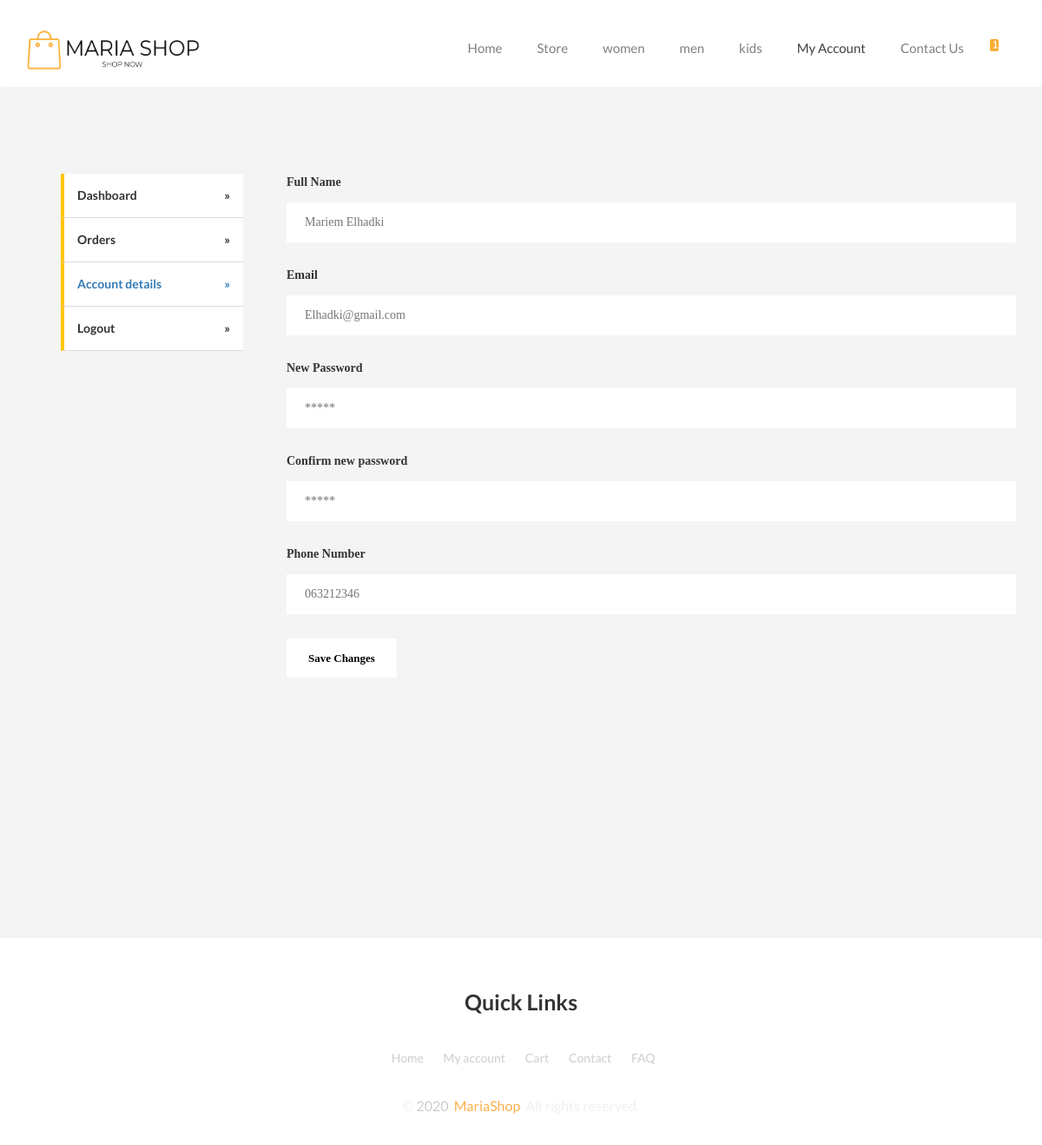
Page /views/AccountDetail.php (signed in) on the committed database.
### tables this page shows
CREATE TABLE `category` (
  `idC` int(11) NOT NULL,
  `nameCategory` varchar(255) NOT NULL
);

### app/database/db.php (called while the page is built, shortened)
<?php
class CRUD extends DB
{
    public function selectAll($table, $condition = [])
    {
        $conn = $this->connect();
        $sql = "SELECT * FROM $table";
        if (empty($condition)) {
            $stmt = $conn->prepare($sql);
            $stmt->execute();
            $records = $stmt->get_result()->fetch_all(MYSQLI_ASSOC);
            return $records;
        } else {
            $i = 0;
            foreach ($condition as $key => $value) {
                if ($i === 0) {
                    $sql = $sql . " WHERE $key=?";
                } else {
                    $sql = $sql . " AND $key=?";
                }
                $i++;
            }
            $stmt = $conn->prepare($sql);
            $value = array_values($condition);
            $type = str_repeat('s', count($value));
            $stmt->bind_param($type, ...$value);
            $stmt->execute();
            $records = $stmt->get_result()->fetch_all(MYSQLI_ASSOC);
            return $records;
        }
    }
}

### app/controllers/category.php (called while the page is built, shortened)
<?php
$crud = new CRUD();
$table = 'category';
$data = $crud->selectAll($table);
$navbar_categories = $crud->selectAll('category');

### app/controllers/cart.php (called while the page is built, shortened)
<?php
$crud = new CRUD();
if(isset($_SESSION['idU'])){
    $getCountCart = $crud->selectAll('cart', ['idU' => $_SESSION['idU']]);
    $countCart = count($getCountCart);
}

### views/AccountDetail.php (the view, shortened to what this page needs)
<?php
include('../app/database/db.php');
include('../app/controllers/category.php');
include('../app/controllers/cart.php'); ?>
<!DOCTYPE html>
<html lang="en">
<head>
  <link rel="stylesheet" href="https://cdnjs.cloudflare.com/ajax/libs/OwlCarousel2/2.3.4/assets/owl.carousel.min.css">
  <link rel="stylesheet" href="https://cdnjs.cloudflare.com/ajax/libs/OwlCarousel2/2.3.4/assets/owl.theme.default.css">
  <link rel="stylesheet" href="https://cdnjs.cloudflare.com/ajax/libs/twitter-bootstrap/3.3.7/css/bootstrap.min.css">
  <link rel="stylesheet" href="../assets/css/Store.css">
  <link rel="stylesheet" href="../assets/css/MyAccount.css">
</head>
<body>
  <nav class="navbar navbar-default">
    <div class="container">
      <div class="navbar-header">
        <a class="navbar-brand" href="#">
          <img src="../assets/img/your-logo__7_-removebg-preview.png" width="200px" height="46px" alt="">
        </a>
      </div>
      <div id="navbar" class="collapse navbar-collapse">
        <ul class="nav navbar-nav navbar-right">
          <li><a href="index.php">Home</a></li>
          <li><a  href="store.php?store=true&page=1">Store</a></li>
          <?php foreach ($navbar_categories as $category) : ?>
            <li><a href="category_page.php?categoryId=<?php echo $category['idC'] ?>&page=1">
            <?php echo $category['nameCategory'] ?></a>
          </li>
          <?php endforeach; ?>
          <?php if(isset($_SESSION['idU'])): ?>
            <li><a class="active" href="myaccount.php">My Account</a></li>
          <?php else: ?>
            <li><a href="login-reg.php">Account</a></li>
          <?php endif; ?>
          <li><a href="contactus.php">Contact Us</a></li>
          <?php if(isset($_SESSION['idU'])) :?>
          <li><a href="cart2.php">
              <div class="cart-nav nav-item-link">
                <span class="nav-cart-items"><?php echo $countCart ?></span>
              </div>
            </a></li>
          <?php endif; ?>
        </ul>
      </div>
    </div>
  </nav>
  <div class="container">
  <div class="navVertical">
  <div class="M-Account">
  <ul class="nn">
  <li><a href="myaccount.php">Dashboard <span class="arrow">»</span></a></li>
  <li><a href="OrdersHistory.php">Orders <span class="arrow">»</span></a></li>
  <li><a class="active" href="AccountDetail.php"> Account details <span class="arrow">»</span></a></li>
  <li>Logout <span class="arrow">»</span></li>
</ul>
  </div>
<div class="container-fluid">
<div class="row">
<form action="" method="post">
<label><b>Full Name</b></label><br/>
<input name="fullname" type="text" placeholder="Mariem Elhadki" ><br/><br/>
<label><b>Email</b></label><br/>
<input name="email" type="text" placeholder="Elhadki@gmail.com"><br/><br/>
<label><b>New Password</b></label><br/>
<input name="password" type="password" placeholder="*****" ><br/><br/>
<label><b>Confirm new password</b></label><br/>
<input name="password" type="password" placeholder="*****" ><br/><br/>
<label><b>Phone Number</b></label><br/>
<input name="phone_number" type="text" placeholder="063212346" ><br/><br/>
<button type="Signup"class="btnm1"><b>Save Changes</b></button>
</div>
</div>
  </div>
</div>
  <?php include_once ('footer.php') ?>
</body>
</html>

### assets/css/Store.css (style rules this page uses)
body { padding: 0; margin-top: 0; box-sizing: border-box; font-family: 'Lato', sans-serif; background-color: #f4f4f4; }
.navbar { height: 100px; background-color: rgb(255, 255, 255); border: none; color: white; z-index: 100; position: absolute; left: 0; right: 0; }
.navbar-default .navbar-brand { margin-top: 20px; }
.navbar-default .navbar-nav>li>a { color: #817f7f; margin: 10px 5px 5px 5px; margin-top: 30px; font-size: 15px; }
.navbar-default .navbar-nav .active { color: #413e3e; }
.cart-nav { font-family: FontAwesome; font-style: normal; font-weight: normal; }
.nav-cart-items { background: #FBAE32; border-radius: 2px; color: #ffffff; display: inline-block; font-size: 10px; height: 14px; line-height: 13px; margin-left: -10px; margin-bottom: 5px; min-width: 10px; padding-left: 4px; pointer-events: none; vertical-align: top; top: 15px; text-shadow: 0 1px rgba(45, 60, 72, 0.1); }

### assets/css/MyAccount.css (style rules this page uses)
.navVertical { display:flex; text-align: left; list-style: none; padding: 0px; position: relative; top: 200px; margin-bottom: 500px; }
.M-Account .nn li a { color: #333333; text-decoration: none; }
.M-Account .nn li .active { color: #337ab7; text-decoration: none; }
.M-Account .nn > li { width:210px; background: #FFFFFF; display: block; font-size: 14px; padding: 15px 5px 15px 15px; cursor: pointer; font-weight: bold; border-bottom: 1px solid #DCDCDC; }
.M-Account .nn > li { border-left: 4px solid #FFC50A; }
.arrow { float: right; padding: 0px 10px }
.M-Account { margin-right:50px; }
.container-fluid { width: 100%; }
.container-fluid form { font-family: auto; }
input[type=text],input[type=password] { width:100%; padding:12px 20px; margin:8px 0; display:inline-block; box-sizing:border-box; border: 1px solid white; }
.btnm1 { z-index: 1; hyphens: manual; border: 0; font-style: inherit; margin: 0; vertical-align: baseline; box-sizing: border-box; display: inline-block; fill: #fff; text-align: center; transition: all .3s; outline: 0; box-shadow: none; text-decoration: none; border-style: solid; border-top-width: 0; border-right-width: 0; border-left-width: 0; border-bottom-width: 0; font-family: inherit; font-weight: inherit; line-height: 1; width: auto; font-size: 13px; border-radius: 0; padding-top: 16px; padding-right: 25px; padding-bottom: 16px; padding-left: 25px; background-color: #fff; border-color: #fff; color: #000000; margin-right: 12px; }

### rows in the picture
category: nameCategory "women"
category: nameCategory "men"
category: nameCategory "kids"

### other values in the picture
$countCart "1"
